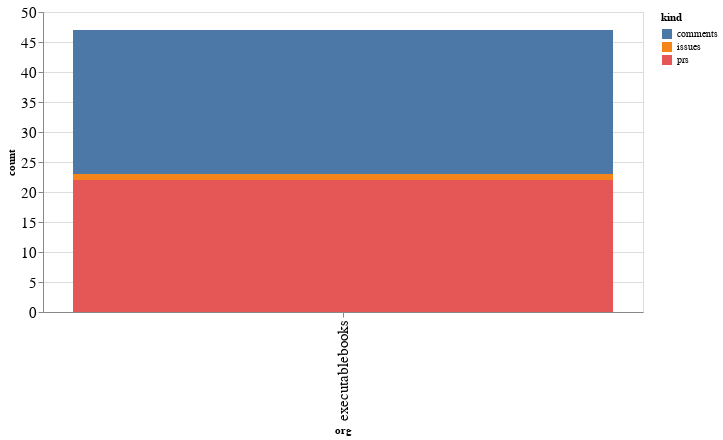

Notebook cell for this chart:
### Code cell
alt.Chart(org_summaries, width=600).mark_bar().encode(
    x='org',
    y='count',
    color='kind',
    tooltip="org"
)

### Figure 1 — Vega-Lite specification as saved in the notebook (floating-point values rounded to 4 significant figures)
{"config": {"axisLeft": {"labelFontSize": 15}, "axisBottom": {"labelFontSize": 15}}, "data": {"name": "data-4c66f85e3b5a8a5ba11a5ba9caa27f02"}, "mark": "bar", "encoding": {"color": {"type": "nominal", "field": "kind"}, "tooltip": {"type": "nominal", "field": "org"}, "x": {"type": "nominal", "field": "org"}, "y": {"type": "quantitative", "field": "count"}}, "width": 600, "$schema": "https://vega.github.io/schema/vega-lite/v4.8.1.json", "datasets": {"data-4c66f85e3b5a8a5ba11a5ba9caa27f02": [{"org": "executablebooks", "kind": "comments", "count": 24}, {"org": "executablebooks", "kind": "issues", "count": 1}, {"org": "executablebooks", "kind": "prs", "count": 22}]}}
